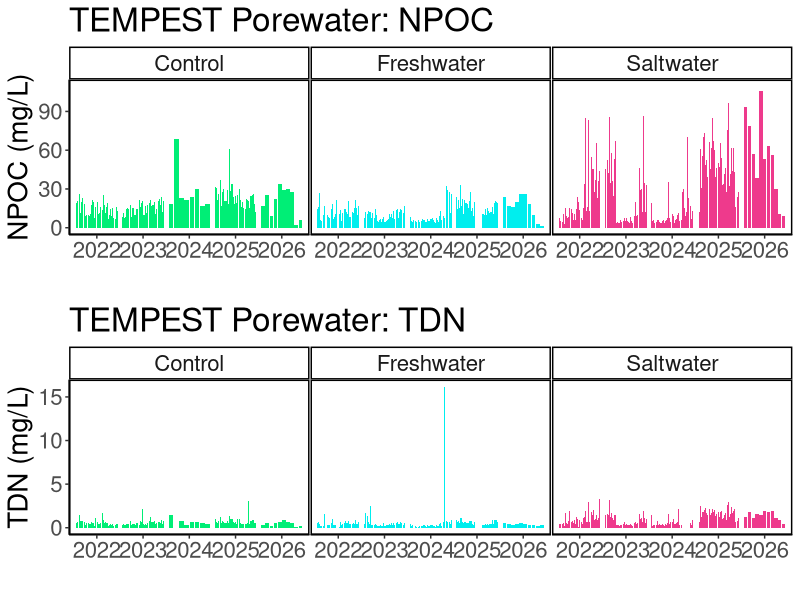
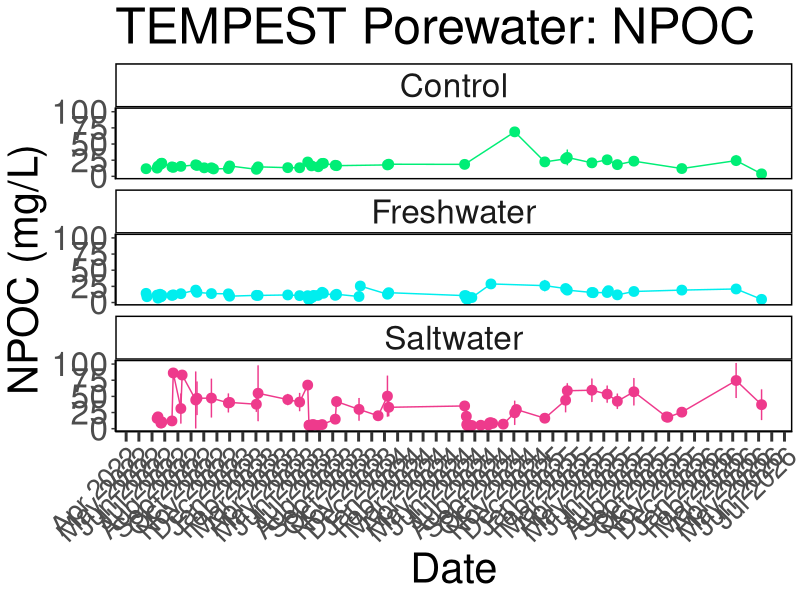
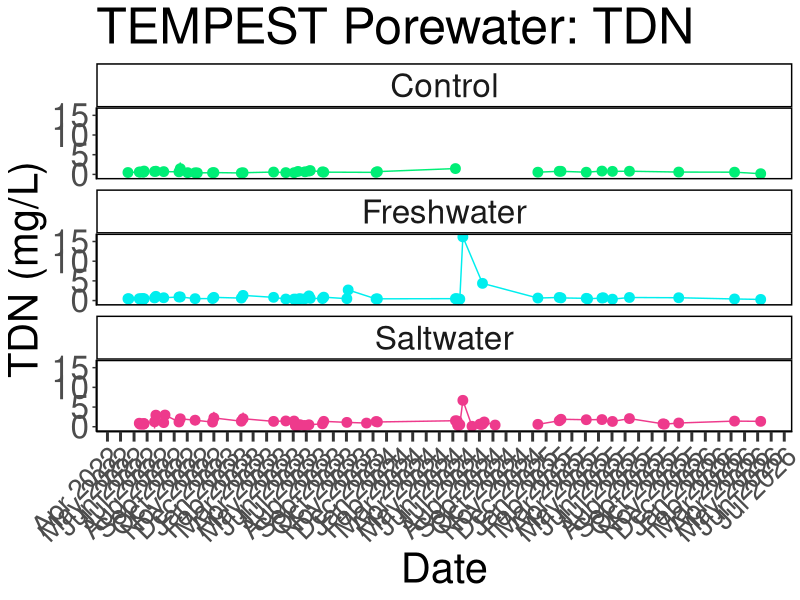
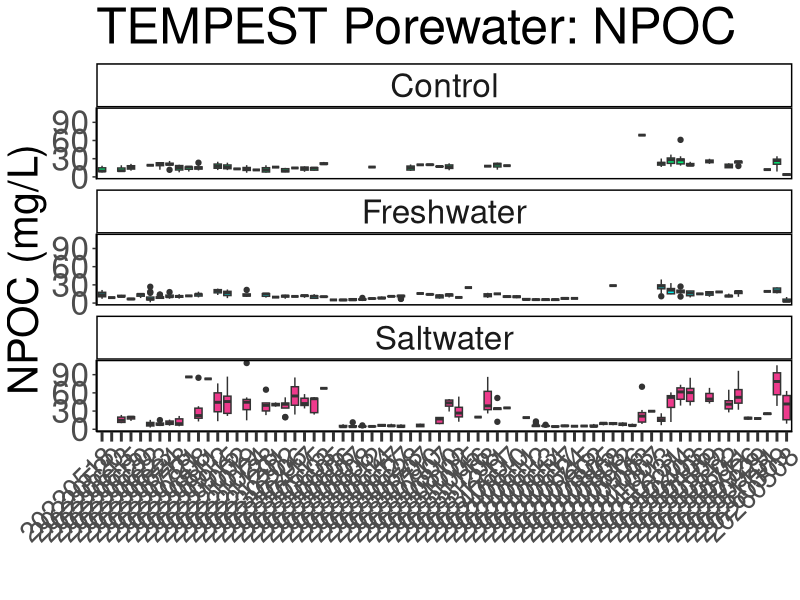
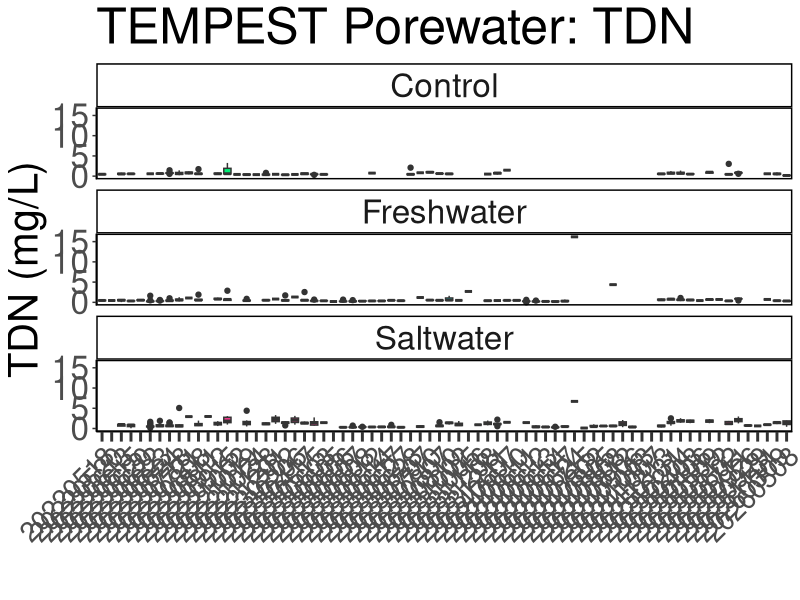
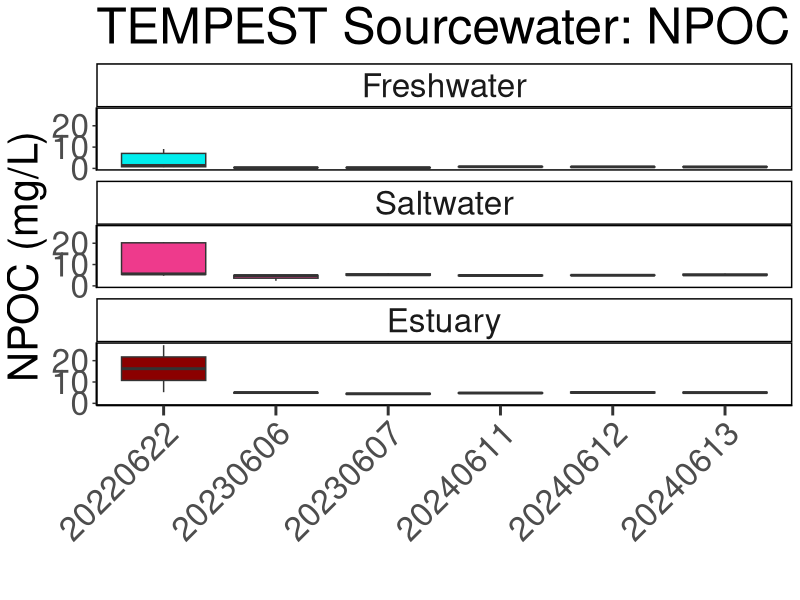
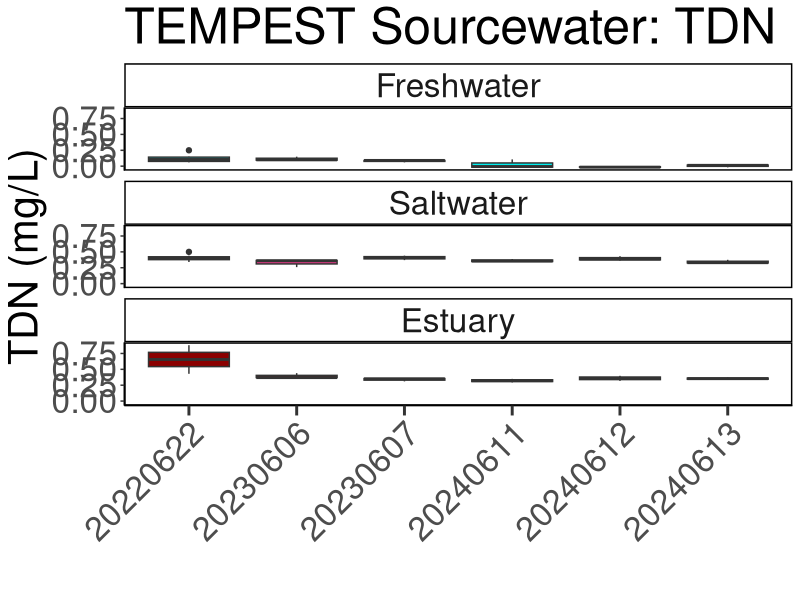
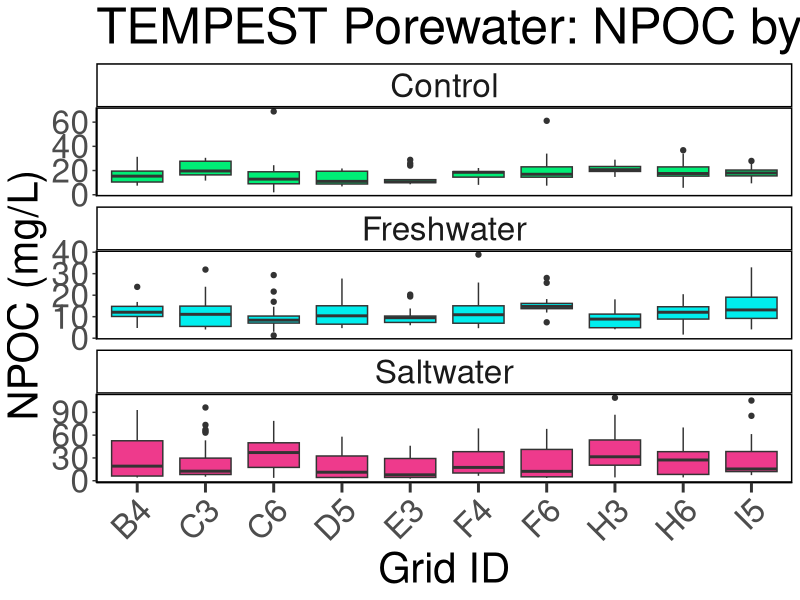

Write R code to recreate these figures, in order.
## ---- chunk 1
library(dplyr)
library(ggplot2)
library(ggpubr)
library(stringr)
library(readxl)
library(tidyr)
library(tibble)
library(openxlsx)
library(knitr)
## ---- chunk 2

#read in 2023 DOC Data:
dat22 <- read.csv("tmp_doc_2022/COMPASS_TEMPEST_DOC_2022.csv", colClasses = "character")
# head(dat24)
colnames(dat22)

#read in 2023 DOC Data:
dat23 <- read.csv("tmp_doc_2023/COMPASS_TEMPEST_DOC_2023.csv", colClasses = "character")
# head(dat24)
colnames(dat23)

#read in 2024 DOC Data:
dat24 <- read.csv("tmp_doc_2024/COMPASS_TEMPEST_DOC_2024.csv", colClasses = "character")
# head(dat24)
colnames(dat24)

#read in 2025 DOC Data:
dat25 <- read.csv("tmp_doc_2025/COMPASS_TEMPEST_DOC_2025.csv", colClasses = "character")
# head(dat25)
colnames(dat25)

#read in 2026 DOC Data:
dat26 <- read.csv("tmp_doc_2026/COMPASS_TEMPEST_DOC_2026.csv", colClasses = "character")
# head(dat26)
colnames(dat26)

raw_dat <- bind_rows(dat22, dat23, dat24, dat25, dat26)

##Sourcewater samples should be NA for depth, all other samples 15 cm. 
raw_dat <- raw_dat %>% 
  mutate(Depth_cm = ifelse(str_detect(Sample_ID, "SOURCE"), NA, 15))

##Convert Collection Date into Date format
raw_dat$Collection_Date <- as.character(raw_dat$Collection_Date)
raw_dat$Collection_Date_formatted <- as.Date(raw_dat$Collection_Date, format = "%Y%m%d")

##Extract Year and month from Collection Date
raw_dat$Year <- format(raw_dat$Collection_Date_formatted, format = "%Y")
raw_dat$Month <- format(raw_dat$Collection_Date_formatted, format = "%m")
raw_dat$Day <- format(raw_dat$Collection_Date_formatted, format = "%d")

##Uppercase sample IDs
raw_dat$Sample_ID <- toupper(raw_dat$Sample_ID)

all_dat <- raw_dat %>%
  rename(
    Plot = plot, 
    Grid = grid
  ) %>%
  dplyr::select(
    Project, Site, Plot, Grid, Depth_cm, Sample_ID, 
    npoc_mgL, npoc_uM, npoc_flag, tdn_mgL, tdn_uM, tdn_flag, Analysis_runtime,
    Run_notes, Field_notes, Evacuation_date_YYYMMDD, Collection_Date_YYYYMMDD, 
    Collection_Start_Time_24hrs, Collection_End_Time_24hrs, EST_EDT, Volume_mL
        # list columns in the order you want them
  )


##Set 4 decimal points max
all_dat$npoc_uM <- as.numeric(all_dat$npoc_uM)
all_dat$tdn_uM <- as.numeric(all_dat$tdn_uM)

all_dat <- all_dat %>%
  mutate(npoc_uM = round(npoc_uM, 2)) %>%
  mutate(tdn_uM = round(tdn_uM, 2))

unique(all_dat$npoc_flag)
unique(all_dat$tdn_flag)

all_dat$npoc_flag <- gsub("≥", "greater than or equal to", all_dat$npoc_flag)
all_dat$tdn_flag <- gsub("≥", "greater than or equal to", all_dat$tdn_flag)
all_dat$tdn_flag <- gsub(">", "greater than", all_dat$tdn_flag)
all_dat$tdn_flag <- gsub("<", "less than", all_dat$tdn_flag)

## ---- chunk 3

colnames(all_dat)

#pull the column names from the all_dat dataframe and create a new dataframe with them 
metadat <- data.frame(Column_Names = colnames(all_dat))
metadat

metadat$Description <- ""
metadat$Units <- ""
metadat$Instrument_ifapplicable <- ""

#add information about each line: 

metadat$Description <- c("Project name", 
                         "Site where sample collected", 
                         "Plot where sample collected (SW = Saltwater, FW = Freshwater, C = 
                         Control, Estuary (Sourcewater))", 
                         "Grid where sample collected (Letter + Number)", 
                         "Depth where sample collected", 
                         "Sample Identifier", 
                         "Non-Purgeable Organic Carbon (NPOC) concentration in mg/L", 
                         "Non-Purgeable Organic Carbon (NPOC) concentration in uM", 
                         "QAQC Flags generated during checks of NPOC standards, blanks, dups, and spks", 
                         "Total Dissolved Nitrogen (TDN) concentration in mg/L", 
                         "Total Dissolved Nitrogen (TDN) concentration in uM",                          
                         "QAQC Flags generated during checks of TDN standards, blanks, dups, and spks", 
                         "The date that samples were run on the Shimadzu TOC", 
                         "Any notes generated during QAQC", 
                         "Any notes generated during sample collection in the field", 
                         "Date lysimeter evacuated", 
                         "Date sample collected", 
                         "Time lysimeter evacuated", 
                         "Time sample collected", 
                         "Time zone of sample collection", 
                         "Volume of sample collected (mL)")

metadat$Units <-       c("NA", 
                         "NA",
                         "NA", 
                         "NA", 
                         "cm",
                         "NA",
                         "mg/L",
                         "uM",
                         "NA", 
                         "mg/L",
                         "uM",
                         "NA", 
                         "NA",
                         "NA", 
                         "NA", 
                         "NA",
                         "NA", 
                         "NA", 
                         "NA",
                         "NA", 
                         "mL")

metadat$Instrument_ifapplicable <-  
  
                       c("NA", 
                         "NA",
                         "NA", 
                         "NA",
                         "cm",
                         "NA", 
                         "Shimadzu TOC",
                         "Shimadzu TOC",
                         "NA", 
                         "Shimadzu TOC",
                         "Shimadzu TOC",
                         "NA", 
                         "NA",
                         "NA", 
                         "NA", 
                         "NA",
                         "NA", 
                         "NA", 
                         "NA",
                         "NA", 
                         "mL")


## ---- chunk 4

#write out a csv of all the data to the main folder: 
write.csv(all_dat, "COMPASS_TEMPEST_DOC_AllData.csv")


#write out a csv of the metadata associated with the data: 
write.csv(metadat, "COMPASS_TEMPEST_DOC_Metadata.csv")

## ---- chunk 5

##Remove Sourcewater
data_plotting <- raw_dat %>%
  filter(!str_detect(grid, "Source"))

data_plotting$npoc_mgL <- as.numeric(data_plotting$npoc_mgL)
data_plotting$tdn_mgL <- as.numeric(data_plotting$tdn_mgL)

data_plotting <- data_plotting %>% 
    mutate(
    plot_1 = case_when(
      plot == "C" ~ "Control",
      plot == "FW" ~ "Freshwater",
      plot == "SW" ~ "Saltwater",
      TRUE ~ plot  # keep everything else unchanged
    )
  ) %>%
  mutate(plot_1 = factor(plot_1, levels = c("Control", "Freshwater", "Saltwater")))

#Plot data by year and change colors based on Grid:
viz_npoc_plot <- ggplot(data_plotting, aes(x = as.character(Year), y = npoc_mgL, fill = plot_1)) +
  geom_bar(stat = "identity", position = position_dodge2(preserve = "total")) +
  facet_wrap( ~ plot_1, scales="free_x") +
  scale_fill_manual(values = c(
    "Control" = "springgreen2",
    "Freshwater" = "cyan2",
    "Saltwater" = "violetred2"
  )) +
  theme_classic() +
  labs(x = " ", y = "NPOC (mg/L)", title = "TEMPEST Porewater: NPOC") +
  theme(
    panel.spacing = unit(.05, "lines"), 
    panel.border = element_rect(color = "black", fill = NA, linewidth = 1)) + 
  theme(text = element_text(size = 20))+ 
  theme(legend.position = "none")


# viz_npoc_plot

viz_tdn_plot <- ggplot(data_plotting, aes(x = as.character(Year), y = tdn_mgL, fill = plot_1)) +
  geom_bar(stat = "identity", position = position_dodge2(preserve = "total")) +
  facet_wrap( ~ plot_1, scales="free_x") +
  scale_fill_manual(values = c(
    "Control" = "springgreen2",
    "Freshwater" = "cyan2",
    "Saltwater" = "violetred2"
  )) +
  theme_classic() +
  labs(x = " ", y = "TDN (mg/L)", title = "TEMPEST Porewater: TDN") +
  theme(
    panel.spacing = unit(.05, "lines"), 
    panel.border = element_rect(color = "black", fill = NA, linewidth = 1)) + 
  theme(text = element_text(size = 20))+ 
  theme(legend.position = "none")

# viz_tdn_plot

ggarrange(viz_npoc_plot, viz_tdn_plot, nrow=2, ncol=1)


## ---- chunk 6

##Summarize DOC by Date and Grid
DOC_avg <- data_plotting %>%
  group_by(Collection_Date_formatted, plot_1) %>%
   dplyr::summarize(mean_npoc = mean(npoc_mgL, na.rm=TRUE),
            sd_npoc = sd(npoc_mgL, na.rm=TRUE),
            mean_tdn = mean(tdn_mgL, na.rm=TRUE),
            sd_tdn = sd(tdn_mgL, na.rm=TRUE))

# Define the specific date breaks you want to display
specific_breaks <- as.Date(c("2022-01-01","2023-01-01","2024-01-01", "2025-01-01"))

viz_npoc_plot_avgs <- ggplot(DOC_avg, aes(x = Collection_Date_formatted, y = mean_npoc, color = plot_1)) +
  geom_point(size = 3) + 
  geom_errorbar(aes(ymin = mean_npoc - sd_npoc, ymax = mean_npoc + sd_npoc), width = 0.2) + 
  geom_line() + 
  facet_wrap( ~ plot_1, ncol = 1) +
  scale_color_manual(values = c(
    "Control" = "springgreen2",
    "Freshwater" = "cyan2",
    "Saltwater" = "violetred2"
  )) +
  theme_classic() +
  labs(x = "Date", y = "NPOC (mg/L)", title = "TEMPEST Porewater: NPOC") +
  theme(
    panel.spacing = unit(0.5, "lines"), 
    panel.border = element_rect(color = "black", fill = NA, linewidth = 1)) +
  theme(text = element_text(size = 30))+
  scale_x_date(date_labels = "%b %Y", date_breaks = "1 month") + # Format x-axis labels
  theme(axis.ticks.x = element_line(linewidth = 1))+
  theme(axis.ticks.length.x = unit(0.25, "cm"))+ 
  theme(legend.position = "none")+ 
  theme(axis.text.x = element_text(angle = 45, hjust = 1, size = 20))

viz_npoc_plot_avgs


viz_tdn_plot_avgs <- ggplot(DOC_avg, aes(x = Collection_Date_formatted, y = mean_tdn, color = plot_1)) +
  geom_point(size = 3) + 
  geom_errorbar(aes(ymin = mean_tdn - sd_tdn, ymax = mean_tdn + sd_tdn), width = 0.2) + 
  geom_line() + 
  facet_wrap( ~ plot_1, ncol = 1) +
  scale_color_manual(values = c(
    "Control" = "springgreen2",
    "Freshwater" = "cyan2",
    "Saltwater" = "violetred2"
  )) +
  theme_classic() +
  labs(x = "Date", y = "TDN (mg/L)", title = "TEMPEST Porewater: TDN") +
  theme(
    panel.spacing = unit(0.5, "lines"), 
    panel.border = element_rect(color = "black", fill = NA, linewidth = 1)) +
  theme(text = element_text(size = 30))+
  scale_x_date(date_labels = "%b %Y", date_breaks = "1 month") + # Format x-axis labels
  theme(axis.ticks.x = element_line(linewidth = 1))+
  theme(axis.ticks.length.x = unit(0.25, "cm"))+ 
  theme(legend.position = "none")+ 
  theme(axis.text.x = element_text(angle = 45, hjust = 1, size = 20))

viz_tdn_plot_avgs

# ggarrange(viz_cl_plot_avgs, viz_tdn_plot_avgs, nrow=1, ncol=2)

## ---- chunk 7

##Boxplot Summarize DOC by Date, Site, and Grid
viz_npoc_boxplot <- ggplot(data_plotting, aes(x = Collection_Date,  y = npoc_mgL, fill = plot_1)) +
  geom_boxplot() + 
  facet_wrap( ~ plot_1, ncol = 1) +
  # scale_x_discrete(drop = TRUE) +
  scale_fill_manual(values = c(
    "Control" = "springgreen2",
    "Freshwater" = "cyan2",
    "Saltwater" = "violetred2"
  ), labels = c("Control", "Freshwater", "Saltwater")) +
  theme_classic() +
  labs(x = " ", y = "NPOC (mg/L)", title = "TEMPEST Porewater: NPOC") +
  theme(
    panel.spacing = unit(0.5, "lines"), 
    panel.border = element_rect(color = "black", fill = NA, linewidth = 1)) +
  theme(axis.text.x = element_text(angle = 45, vjust = 1, hjust = 1, size = 20))+ 
  theme(text = element_text(size = 30))+
  theme(axis.ticks.x = element_line(linewidth = 1))+
  theme(axis.ticks.length.x = unit(0.25, "cm"))+ 
  theme(legend.position = "none")

viz_npoc_boxplot


viz_tdn_boxplot <- ggplot(data_plotting, aes(x = Collection_Date,  y = tdn_mgL, fill = plot_1)) +
  geom_boxplot() + 
  facet_wrap( ~ plot_1, ncol = 1) +
  scale_x_discrete(drop = TRUE) +
  scale_fill_manual(values = c(
    "Control" = "springgreen2",
    "Freshwater" = "cyan2",
    "Saltwater" = "violetred2"
  ), labels = c("Control", "Freshwater", "Saltwater")) +
  theme_classic() +
  labs(x = " ", y = "TDN (mg/L)", title = "TEMPEST Porewater: TDN") +
  theme(
    panel.spacing = unit(0.5, "lines"), 
    panel.border = element_rect(color = "black", fill = NA, linewidth = 1)) +
  theme(axis.text.x = element_text(angle = 45, vjust = 1, hjust = 1, size = 20))+ 
  theme(text = element_text(size = 30))+
  theme(axis.ticks.x = element_line(linewidth = 1))+
  theme(axis.ticks.length.x = unit(0.25, "cm"))+ 
  theme(legend.position = "none")

viz_tdn_boxplot

# ggarrange(viz_cl_boxplot, viz_so4_boxplot, nrow=1, ncol=2)

# # Save as a PNG
# png("COMPASS_SynopticCB_Cl_alldata.png", width = 2000, height = 1200, res = 100) 
# print(viz_cl_boxplot)  # For ggplot objects, use print()
# dev.off() 
# 
# # Save as a PNG
# png("COMPASS_SynopticCB_SO4_alldata.png", width = 2000, height = 1200, res = 100) 
# print(viz_so4_boxplot)  # For ggplot objects, use print()
# dev.off() 

## ---- chunk 8

##Only Sourcewater
data_plotting_source <- raw_dat %>%
  filter(str_detect(grid, "Source"))

data_plotting_source$npoc_mgL <- as.numeric(data_plotting_source$npoc_mgL)
data_plotting_source$tdn_mgL <- as.numeric(data_plotting_source$tdn_mgL)

data_plotting_source <- data_plotting_source %>% 
    mutate(
    plot_1 = case_when(
      plot == "C" ~ "Control",
      plot == "FW" ~ "Freshwater",
      plot == "SW" ~ "Saltwater",
      plot == "ESTUARY" ~ "Estuary",
      TRUE ~ plot  # keep everything else unchanged
    )
  ) %>%
  mutate(plot_1 = factor(plot_1, levels = c("Control", "Freshwater", "Saltwater", "Estuary")))

##Boxplot Summarize DOC by Date, Site, and Grid
viz_npoc_boxplot <- ggplot(data_plotting_source, aes(x = Collection_Date,  y = npoc_mgL, fill = plot_1)) +
  geom_boxplot() + 
  facet_wrap( ~ plot_1, ncol = 1) +
  # scale_x_discrete(drop = TRUE) +
  scale_fill_manual(values = c(
    "Control" = "springgreen2",
    "Freshwater" = "cyan2",
    "Saltwater" = "violetred2", 
    "Estuary" = "darkred"
  ), labels = c("Control", "Freshwater", "Saltwater", "Estuary")) +
  theme_classic() +
  labs(x = " ", y = "NPOC (mg/L)", title = "TEMPEST Sourcewater: NPOC") +
  theme(
    panel.spacing = unit(0.5, "lines"), 
    panel.border = element_rect(color = "black", fill = NA, linewidth = 1)) +
  theme(axis.text.x = element_text(angle = 45, vjust = 1, hjust = 1))+ 
  theme(text = element_text(size = 30))+
  theme(axis.ticks.x = element_line(linewidth = 1))+
  theme(axis.ticks.length.x = unit(0.25, "cm"))+ 
  theme(legend.position = "none")

viz_npoc_boxplot


viz_tdn_boxplot <- ggplot(data_plotting_source, aes(x = Collection_Date,  y = tdn_mgL, fill = plot_1)) +
  geom_boxplot() + 
  facet_wrap( ~ plot_1, ncol = 1) +
  scale_x_discrete(drop = TRUE) +
  scale_fill_manual(values = c(
    "Control" = "springgreen2",
    "Freshwater" = "cyan2",
    "Saltwater" = "violetred2", 
    "Estuary" = "darkred"
  ), labels = c("Control", "Freshwater", "Saltwater", "Estuary")) +
  theme_classic() +
  labs(x = " ", y = "TDN (mg/L)", title = "TEMPEST Sourcewater: TDN") +
  theme(
    panel.spacing = unit(0.5, "lines"), 
    panel.border = element_rect(color = "black", fill = NA, linewidth = 1)) +
  theme(axis.text.x = element_text(angle = 45, vjust = 1, hjust = 1))+ 
  theme(text = element_text(size = 30))+
  theme(axis.ticks.x = element_line(linewidth = 1))+
  theme(axis.ticks.length.x = unit(0.25, "cm"))+ 
  #scale_x_discrete(labels = c("Upland", "Swamp", "Transition", "Wetland", "Surface Water"))+ 
  theme(legend.position = "none")

viz_tdn_boxplot

# ggarrange(viz_cl_boxplot, viz_so4_boxplot, nrow=1, ncol=2)

# # Save as a PNG
# png("COMPASS_SynopticCB_Cl_alldata.png", width = 2000, height = 1200, res = 100) 
# print(viz_cl_boxplot)  # For ggplot objects, use print()
# dev.off() 
# 
# # Save as a PNG
# png("COMPASS_SynopticCB_SO4_alldata.png", width = 2000, height = 1200, res = 100) 
# print(viz_so4_boxplot)  # For ggplot objects, use print()
# dev.off() 

## ---- chunk 9

##Boxplot Summarize Nutrients by Date, Site, and Zone
npoc <- ggplot(data_plotting, aes(x = grid,  y = npoc_mgL, fill = plot_1)) +
  geom_boxplot() + 
  facet_wrap( ~ plot_1, scales="free_y", ncol = 1) +
  scale_x_discrete(drop = TRUE) +
  scale_fill_manual(values = c(
    "Control" = "springgreen2",
    "Freshwater" = "cyan2",
    "Saltwater" = "violetred2"
  ), labels = c("Control", "Freshwater", "Saltwater")) +
  theme_classic() +
  labs(x = "Grid ID", y = "NPOC (mg/L)", title = "TEMPEST Porewater: NPOC by Grid") +
  theme(
    panel.spacing = unit(0.5, "lines"), 
    panel.border = element_rect(color = "black", fill = NA, linewidth = 1)) +
  theme(axis.text.x = element_text(angle = 45, vjust = 1, hjust = 1))+ 
  theme(text = element_text(size = 30))+
  theme(axis.ticks.x = element_line(linewidth = 1))+
  theme(axis.ticks.length.x = unit(0.25, "cm"))+ 
  theme(legend.position = "none")

npoc


viz_tdn_boxplot <- ggplot(data_plotting, aes(x = grid,  y = tdn_mgL, fill = plot_1)) +
  geom_boxplot() + 
  facet_wrap( ~ plot_1, scales="free_y", ncol = 1) +
  scale_x_discrete(drop = TRUE) +
  scale_fill_manual(values = c(
    "Control" = "springgreen2",
    "Freshwater" = "cyan2",
    "Saltwater" = "violetred2"
  ), labels = c("Control", "Freshwater", "Saltwater")) +
  theme_classic() +
  labs(x = "Grid ID", y = "TDN (mg/L)", title = "TEMPEST Porewater: TDN by Grid") +
  theme(
    panel.spacing = unit(0.5, "lines"), 
    panel.border = element_rect(color = "black", fill = NA, linewidth = 1)) +
  theme(axis.text.x = element_text(angle = 45, vjust = 1, hjust = 1))+ 
  theme(text = element_text(size = 30))+
  theme(axis.ticks.x = element_line(linewidth = 1))+
  theme(axis.ticks.length.x = unit(0.25, "cm"))+ 
  theme(legend.position = "none")

viz_tdn_boxplot


## ---- chunk 10
# It would also be great to add to our collation codes a summary chunk that will calculate value ranges, means, and standard deviations (and errors) for each site, Grid, depth for each year; also for each site Grid, depth overall; and for each site and Grid overall so that we have some easy access to metrics. Was just thinking this might be helpful today when re-collating the DIC data.

colnames(data_plotting)

##Metrics for each Grid for each year
summary_by_year <- data_plotting %>%
  group_by(Year, plot_1) %>%
   reframe(
     min_npoc_mgL = min(npoc_mgL, na.rm=TRUE),
     max_npoc_mgL = max(npoc_mgL, na.rm=TRUE), 
     mean_npoc_mgL = mean(npoc_mgL, na.rm=TRUE), 
     sd_npoc_mgL = sd(npoc_mgL, na.rm=TRUE), 

     min_tdn_mgL = min(tdn_mgL, na.rm=TRUE),
     max_tdn_mgL = max(tdn_mgL, na.rm=TRUE), 
     mean_tdn_mgL = mean(tdn_mgL, na.rm=TRUE), 
     sd_tdn_mgL = sd(tdn_mgL, na.rm=TRUE)) %>%
  mutate(across(where(is.numeric), round, digits = 4)) 

##Metrics for each Grid for all years
summary_all_years <- data_plotting %>%
  group_by(plot_1) %>%
   reframe(
     min_npoc_mgL = min(npoc_mgL, na.rm=TRUE),
     max_npoc_mgL = max(npoc_mgL, na.rm=TRUE), 
     mean_npoc_mgL = mean(npoc_mgL, na.rm=TRUE), 
     sd_npoc_mgL = sd(npoc_mgL, na.rm=TRUE), 

     min_tdn_mgL = min(tdn_mgL, na.rm=TRUE),
     max_tdn_mgL = max(tdn_mgL, na.rm=TRUE), 
     mean_tdn_mgL = mean(tdn_mgL, na.rm=TRUE), 
     sd_tdn_mgL = sd(tdn_mgL, na.rm=TRUE)) %>%
  mutate(across(where(is.numeric), round, digits = 4)) 

## ---- chunk 11
# It would also be great to add to our collation codes a summary chunk that will calculate value ranges, means, and standard deviations (and errors) for each site, Grid, depth for each year; also for each site Grid, depth overall; and for each site and Grid overall so that we have some easy access to metrics. Was just thinking this might be helpful today when re-collating the DIC data.

colnames(data_plotting_source)

##Metrics for each Grid for each year
summary_by_year_source <- data_plotting_source %>%
  group_by(Year, plot_1) %>%
   reframe(
     min_npoc_mgL = min(npoc_mgL, na.rm=TRUE),
     max_npoc_mgL = max(npoc_mgL, na.rm=TRUE), 
     mean_npoc_mgL = mean(npoc_mgL, na.rm=TRUE), 
     sd_npoc_mgL = sd(npoc_mgL, na.rm=TRUE), 

     min_tdn_mgL = min(tdn_mgL, na.rm=TRUE),
     max_tdn_mgL = max(tdn_mgL, na.rm=TRUE), 
     mean_tdn_mgL = mean(tdn_mgL, na.rm=TRUE), 
     sd_tdn_mgL = sd(tdn_mgL, na.rm=TRUE)) %>%
  mutate(across(where(is.numeric), round, digits = 4)) 

## ---- chunk 12

library(kableExtra)

kable(
  summary_by_year[, c("Year", "plot_1", "min_npoc_mgL",	"max_npoc_mgL",	"mean_npoc_mgL", "min_tdn_mgL",	"max_tdn_mgL",	"mean_tdn_mgL")],  
  format = "latex",
  booktabs = TRUE,
  caption = "Porewater Summary Statistics by Year"
) %>%
  kable_styling(
    latex_options = c("hold_position", "striped", "scale_down"),
    font_size = 12
  ) %>%
  row_spec(0, bold = TRUE) %>%   # header
  column_spec(1, bold = TRUE)

kable(
  summary_all_years[, c("plot_1", "min_npoc_mgL",	"max_npoc_mgL",	"mean_npoc_mgL", "min_tdn_mgL",	"max_tdn_mgL",	"mean_tdn_mgL")],  
  format = "latex",
  booktabs = TRUE,
  caption = "Porewater Summary Statistics by Grid"
) %>%
  kable_styling(
    latex_options = c("hold_position", "striped", "scale_down"),
    font_size = 12
  ) %>%
  row_spec(0, bold = TRUE) %>%   # header
  column_spec(1, bold = TRUE)

## ---- chunk 13

library(kableExtra)

kable(
  summary_by_year_source[, c("Year", "plot_1", "min_npoc_mgL",	"max_npoc_mgL",	"mean_npoc_mgL", "min_tdn_mgL",	"max_tdn_mgL",	"mean_tdn_mgL")],  
  format = "latex",
  booktabs = TRUE,
  caption = "Sourcewater Summary Statistics by Year"
) %>%
  kable_styling(
    latex_options = c("hold_position", "striped", "scale_down"),
    font_size = 12
  ) %>%
  row_spec(0, bold = TRUE) %>%   # header
  column_spec(1, bold = TRUE)

## ---- chunk 14

#write out a csv of the Porewater Summary Statistics by Year to the main folder: 
write.csv(summary_by_year, "COMPASS_TEMPEST_PW_DOC_Summarized_By_Year.csv")

#write out a csv of the Porewater Summary Statistics by Grid to the main folder: 
write.csv(summary_all_years, "COMPASS_TEMPEST_PW_DOC_Summarized_Years_Combined.csv")

#write out a csv of the Sourcewater Summary Statistics by Year to the main folder: 
write.csv(summary_by_year_source, "COMPASS_TEMPEST_SOURCE_DOC_Summarized_By_Year.csv")
